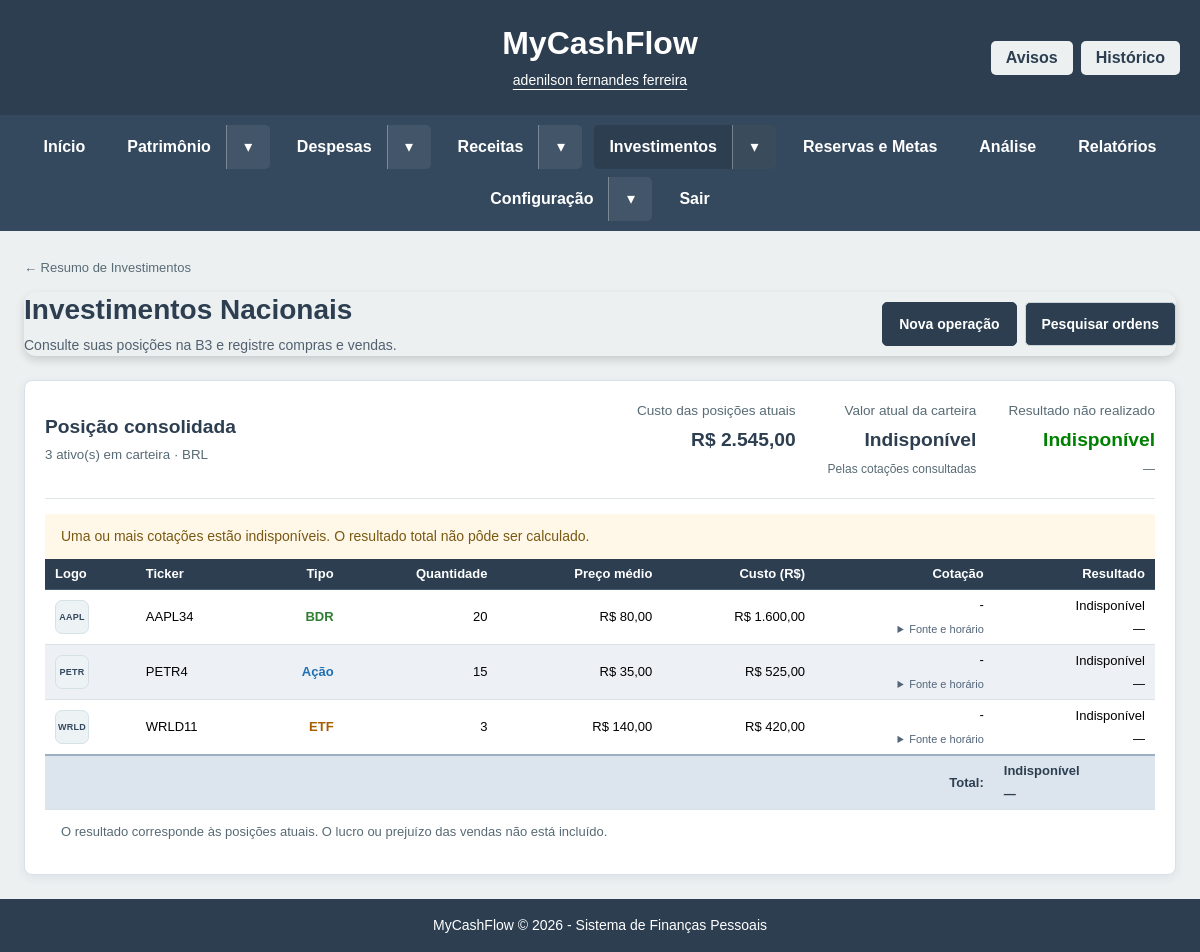
Page /views/investimentos_nacionais.php (signed in) on the committed database.
### tables this page shows
CREATE TABLE `investimentos_nacionais` (
  `id` int(11) NOT NULL,
  `usuario_id` int(11) NOT NULL,
  `ticker` varchar(10) NOT NULL,
  `tipo_ativo` enum('acao','fii','etf','bdr') NOT NULL,
  `quantidade` int(11) NOT NULL,
  `valor_unitario` decimal(10,2) NOT NULL,
  `data` date NOT NULL,
  `valor_mercado` decimal(15,2) DEFAULT NULL,
  `logo` varchar(255) DEFAULT NULL,
  `criado_em` timestamp NOT NULL DEFAULT current_timestamp(),
  `tipo_operacao` enum('compra','venda') NOT NULL
);

### views/investimentos_nacionais.php (the view, shortened to what the rows shown need)
<?php
require_once __DIR__ . '/../config.php';
require_once __DIR__ . '/../includes/mercado_api.php';
require_once __DIR__ . '/../includes/carteiras_posicoes.php';
$usuario_id = mcfDonoId();
function acoesEscape($valor) {
    return htmlspecialchars((string)$valor, ENT_QUOTES | ENT_SUBSTITUTE, 'UTF-8');
}
function carteiraPercentual($resultado, $custo) {
    if ($resultado === null || (float)$custo <= 0) {
        return '—';
    }
    $valor = (float)$resultado / (float)$custo * 100;
    return ($valor > 0 ? '+' : '') . number_format($valor, 2, ',', '.') . '%';
}
function carteiraLogos($ticker, $atual, array $historico) {
    $normalizar = function ($v) {
        $v = strtoupper(trim((string)$v));
        return preg_replace('/\.SA$/', '', $v);
    };
    $ticker = $normalizar($ticker);
    $urls = [];
    if (preg_match('/^[A-Z0-9.-]{1,20}$/D', $ticker)) {
        foreach (['png', 'webp', 'jpg', 'svg'] as $ext) {
            $relativo = '../assets/img/acoes/nacionais/' . $ticker . '.' . $ext;
        }
    }
    $adicionar = function ($url) use (&$urls) {
        if (
            is_string($url) &&
            strlen($url) <= 500 &&
            filter_var($url, FILTER_VALIDATE_URL) &&
            strtolower(parse_url($url, PHP_URL_SCHEME) ?? '') === 'https' &&
            !in_array($url, $urls, true)
        ) {
            $urls[] = $url;
        }
    };
    return array_slice($urls, 0, 5);
}
function nomeTipoAtivo($tipo) {
    $tipos = [
        'acao' => 'Ação',
        'fii' => 'FII',
        'etf' => 'ETF',
        'bdr' => 'BDR'
    ];
    return $tipos[$tipo] ?? $tipo;
}
$erro = '';
$busca =
    isset($_GET['busca']) && is_string($_GET['busca'])
        ? trim($_GET['busca'])
        : '';
$posicoes = [];
$operacoes = [];
try {
    $stmt = $conn->prepare("
        SELECT
            id,
            ticker,
            tipo_ativo,
            quantidade,
            valor_unitario,
            data,
            tipo_operacao,
            logo
        FROM investimentos_nacionais
        WHERE usuario_id = ?
        ORDER BY data, id
    ");
    $stmt->bind_param('i', $usuario_id);
    $stmt->execute();
    $operacoes =
        $stmt->get_result()->fetch_all(MYSQLI_ASSOC);
    $posicoes = acoesConsolidar($operacoes);
} catch (Throwable $e) {
    $posicoes = [];
    $cotacoes_completas = false;
    $erro_carteira =
        $e instanceof DomainException
            ? mcfMensagemErro($e) .
                ' Confira o histórico antes de consolidar a carteira.'
            : 'Não foi possível carregar a carteira.';
}
$av_modal =
    $_SERVER['REQUEST_METHOD'] === 'POST' && $erro !== ''
        ? 'modal-operacao'
        : ($busca !== '' ? 'modal-historico' : '');
?>
<!DOCTYPE html>
<html lang="pt-br">
<head>
    <link rel="stylesheet" href="../assets/css/style-acoes.css?v=20260913">
</head>
<body class="av-body" data-modal-inicial="<?= acoesEscape($av_modal) ?>">
    <?php include('../includes/header.php'); ?>
    <main class="av-page">
        <div class="av-top">
            <div>
                <h1 class="mcf-page-title">Investimentos Nacionais</h1>
            </div>
        </div>
        <section class="av-card" aria-labelledby="carteira-titulo">
            <div class="av-summary">
                <div>
                    <h2 id="carteira-titulo">Posição consolidada</h2>
                </div>
            </div>
            <div
                class="av-scroll"
                tabindex="0"
                role="region"
                aria-label="Tabela de posições"
            >
                <table class="tabela-acoes">
                    <thead>
                        <tr>
                            <th>Logo</th>
                            <th>Ticker</th>
                            <th>Tipo</th>
                            <th>Quantidade</th>
                            <th>Preço médio</th>
                            <th>Custo (R$)</th>
                            <th>Cotação</th>
                            <th>Resultado</th>
                        </tr>
                    </thead>
                    <tbody>
                        <?php
                        foreach ($posicoes as $row) {
                        ?>
                            <tr>
                                <td>
                                    <?php
                                    $av_logos = carteiraLogos(
                                        $row['ticker'],
                                        $row['logo'] ?? null,
                                        $operacoes
                                    );
                                    ?>
                                    <span
                                        class="av-logo"
                                        data-logos="<?= acoesEscape(
                                            json_encode(
                                                $av_logos,
                                                JSON_UNESCAPED_SLASHES |
                                                JSON_INVALID_UTF8_SUBSTITUTE
                                            )
                                        ) ?>"
                                        title="<?= acoesEscape($row['ticker']) ?>"
                                    >
                                        <span
                                            class="av-logo-fallback"
                                            aria-hidden="true"
                                        >
                                            <?= acoesEscape(
                                                substr($row['ticker'], 0, 4)
                                            ) ?>
                                        </span>
                                    </span>
                                </td>
                                <td>
                                    <?= acoesEscape($row['ticker']) ?>
                                </td>
                                <td>
                                    <span class="av-tipo-ativo av-tipo-<?= acoesEscape($row['tipo_ativo']) ?>">
                                        <?= acoesEscape(
                                            nomeTipoAtivo($row['tipo_ativo'])
                                        ) ?>
                                    </span>
                                </td>
                                <td>
                                    <?= $row['quantidade_total'] ?>
                                </td>
                                <td>
                                    R$
                                    <?= number_format(
                                        $row['valor_medio_ponderado'],
                                        2,
                                        ',',
                                        '.'
                                    ) ?>
                                </td>
                                <td>
                                    R$
                                    <?= number_format(
                                        $row['total_investido'],
                                        2,
                                        ',',
                                        '.'
                                    ) ?>
                                </td>
                                <td>
                                    <?php if ($row['valor_mercado_atual'] !== null) { ?>
                                        R$
                                        <?= number_format(
                                            $row['valor_mercado_atual'],
                                            2,
                                            ',',
                                            '.'
                                        ) ?>
                                    <?php } else { ?>
                                        -
                                    <?php } ?>
                                    <details class="av-quote-info">
                                        <summary>
                                            <?= !empty($row['api']['stale'])
                                                ? 'Preço salvo · atualização pendente'
                                                : 'Fonte e horário' ?>
                                        </summary>
                                    </details>
                                </td>
                                <td>
                                    <?php if ($row['resultado'] === null) { ?>
                                        Indisponível
                                    <?php } ?>
                                    <small class="av-return-percent">
                                        <?= carteiraPercentual(
                                            $row['resultado'],
                                            $row['total_investido']
                                        ) ?>
                                    </small>
                                </td>
                            </tr>
                        <?php } ?>
                    </tbody>
                </table>
            </div>
        </section>
    </main>
    <?php include('../includes/footer.php'); ?>
</body>
</html>

### rows in the picture
investimentos_nacionais: ticker "AAPL", ticker "AAPL34", tipo_ativo "BDR", quantidade "20", valor_medio_ponderado "80,00", total_investido "1.600,00", total_investido "—"
investimentos_nacionais: ticker "WRLD", ticker "WRLD11", tipo_ativo "ETF", quantidade "3", valor_medio_ponderado "140,00", total_investido "420,00", total_investido "—"

### other values in the picture
mcfRotuloUsuario() "adenilson fernandes ferreira"
$menuEscape($menuRotulo) "Início"
$menuEscape($menuRotulo) "Patrimônio"
$menuEscape($menuRotulo) "Despesas"
$menuEscape($menuRotulo) "Receitas"
$menuEscape($menuRotulo) "Investimentos"
$menuEscape($menuRotulo) "Reservas e Metas"
$menuEscape($menuRotulo) "Análise"
$menuEscape($menuRotulo) "Relatórios"
$menuEscape($menuRotulo) "Configuração"
$menuEscape($menuRotulo) "Sair"
count($posicoes) "3"
$av_custo "2.545,00"
carteiraPercentual($av_ganho, $av_custo) "—"
acoesEscape($row['ticker']) "PETR4"
